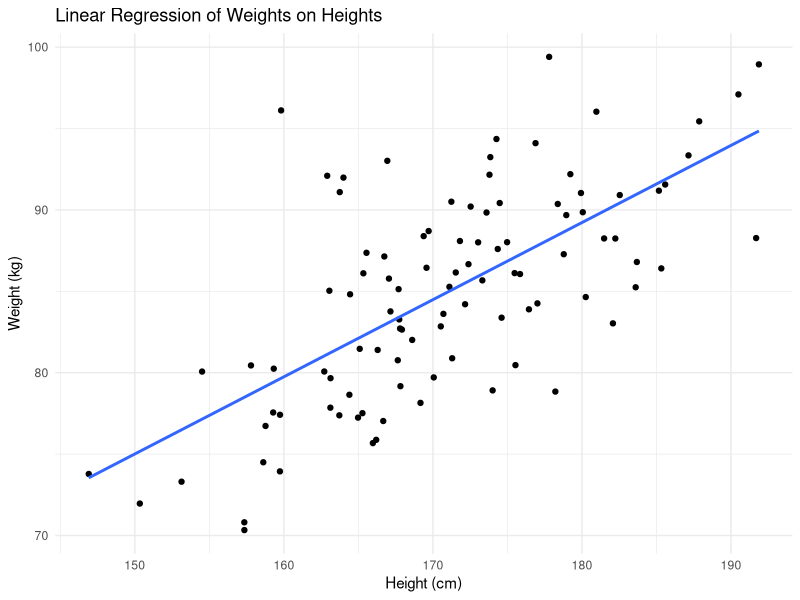

Recreate this plot in R.
## ---- chunk 1
# Load necessary libraries
library(ggplot2)
library(dplyr)
# Create a sample data set
set.seed(123)

theme_set(theme_minimal())

n <- 100
heights <- rnorm(n, mean = 170, sd = 10)
weights <- 0.5 * heights + rnorm(n, mean = 0, sd
 = 5)
data <- data.frame(heights, weights)
# Fit a linear regression model
model <- lm(weights ~ heights, data = data)
# Summarize the model
summary(model)
# Plot the data and the fitted line
ggplot(data, aes(x = heights, y = weights)) +
  geom_point() +
  geom_smooth(method = "lm", se = FALSE) +
  labs(title = "Linear Regression of Weights on Heights",
       x = "Height (cm)",
       y = "Weight (kg)")
